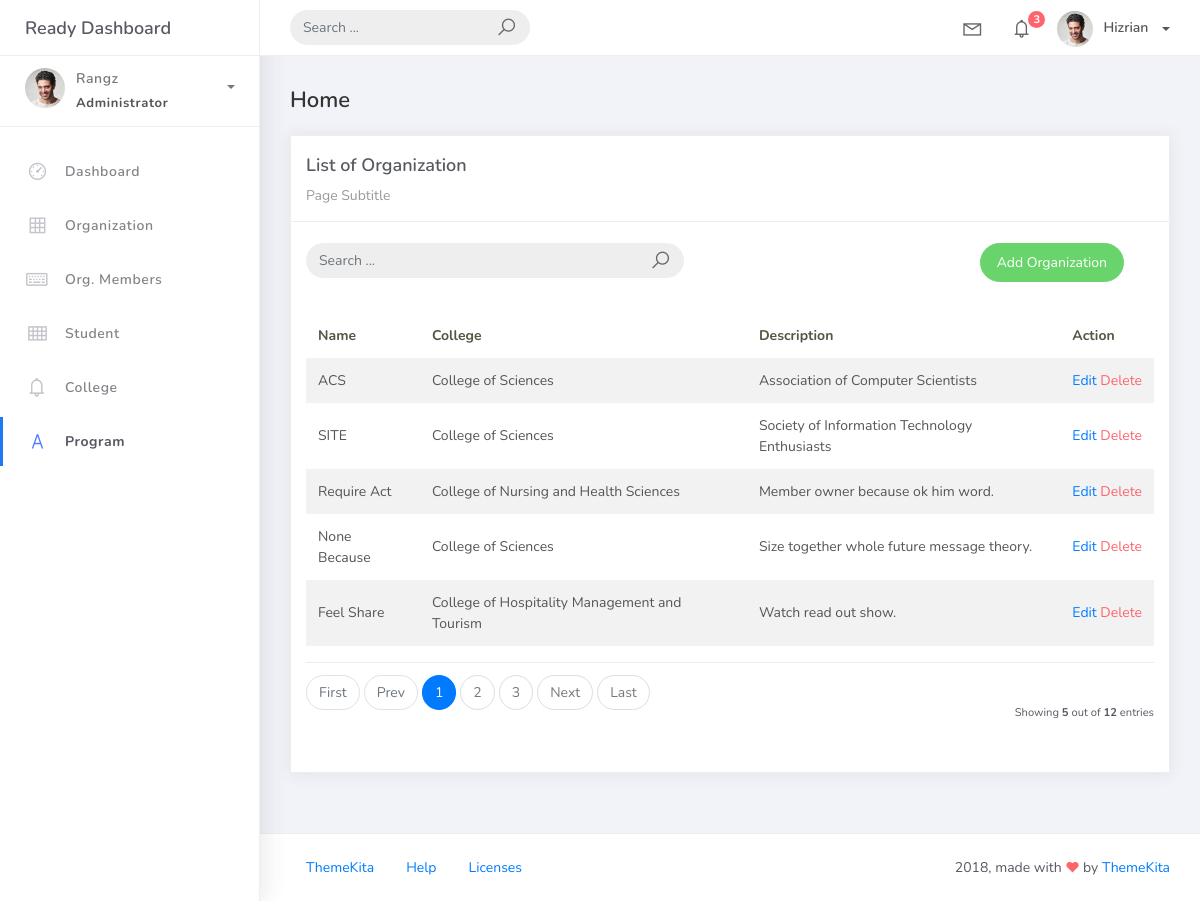
Screenshot of /organization_list with the database file from the repository.
### studentorg/models.py (models this page shows, shortened)
class BaseModel(models.Model):
    created_at = models.DateTimeField(auto_now_add=True)
    updated_at = models.DateTimeField(auto_now=True)
    class Meta:
        abstract = True

class Organization(BaseModel):
    name = models.CharField(max_length=150)
    college = models.ForeignKey(College, null=True, blank=True, on_delete=models.CASCADE)
    description = models.CharField(max_length=500)

class College(BaseModel):
    name = models.CharField(max_length=150)
    def __str__(self):
        return self.name

### studentorg/views.py (the view)
# urls.py: path('organization_list', v.OrganizationList.as_view(), name='organization-list'),
class OrganizationList(ListView):
    model = Organization
    context_object_name = 'organization'
    template_name = 'organizations.html'
    paginate_by = 5
    def get_queryset(self, *args, **kwargs):
        qs = super(OrganizationList, self).get_queryset(*args, **kwargs)
        if self.request.GET.get("q") != None:
            query = self.request.GET.get('q')
            qs = qs.filter(Q(name__icontains=query) | Q(description__icontains=query))
        return qs

### templates/organizations.html
{% extends 'base.html' %} {% load static %} {% block content %}
<div class="content">
    <div class="container-fluid">
        <h4 class="page-title">Home</h4>
        <div class="row">
            <div class="col-md-12">
                <div class="card">
                    <div class="card-header">
                        <div class="card-title">List of Organization</div>
                        <div class="card-category">Page Subtitle</div>
                    </div>
                    <br>
                        <div class="col-md-12 row">
                            <div class="col-md-6">
                                <form class="navbar-left navbar-form nav-search mr-md-3" action="{% url 'organization-list' %}">
                                    <div class="input-group">
                                        <input type="text" placeholder="Search ..." class="form-control" name="q">
                                        <div class="input-group-append">
                                        <span class="input-group-text">
                                            <i class="la la-search search-icon"></i>
                                        </span>
                                        </div>
                                    </div>
                                </form>
                            </div>
                            <div class="col-md-6">
                                <div class="pull-right">
                                    <a href="{% url 'organization-add' %}" class="btn btn-success btn-rounded">Add Organization</a>
                                </div>
                            </div>
                        </div>
                    <div class="card-body">
                        <table class="table table-striped mt-3">
                            <thead>
                                <tr>
                                    <th scope="col">Name</th>
                                    <th scope="col">College</th>
                                    <th scope="col">Description</th>
                                    <th scope="col">Action</th>
                                </tr>
                            </thead>
                            <tbody>
                                {% for object in object_list %}
                                <tr>
                                    <td>{{ object.name }}</td>
                                    <td>{{ object.college }}</td>
                                    <td>{{ object.description }}</td>
                                    <td>
                                        <a href="organization_list/{{ object.id }}">Edit</a>
                                        <a href="organization_list/{{ object.id }}/delete" class="text-danger">Delete</a>
                                    </td>
                                </tr>
                                {% empty %}
                                <tr>
                                    <td colspan="4" style="text-align: center">
                                    <p class="text-sm font-weight-bold mb-0">No Records Found</p>
                                    </td>
                                </tr>
                                {% endfor %}
                            </tbody>
                        </table>
                        {% include 'includes/pagination.html' %}
                    </div>
                </div>
            </div>
        </div>
    </div>
</div>
{% endblock %}

### rows the page displays
Organization: name "ACS", college "College of Sciences", description "Association of Computer Scientists"
Organization: name "SITE", college "College of Sciences", description "Society of Information Technology Enthusiasts"
Organization: name "Require Act", college "College of Nursing and Health Sciences", description "Member owner because ok him word."
Organization: name "None Because", college "College of Sciences", description "Size together whole future message theory."
Organization: name "Feel Share", college "College of Hospitality Management and Tourism", description "Watch read out show."

### other values shown
{{ page_num }} "1"
{{ page_num }} "2" "3"
{{ object_list.count }} "5"
{{ paginator.count }} "12"
